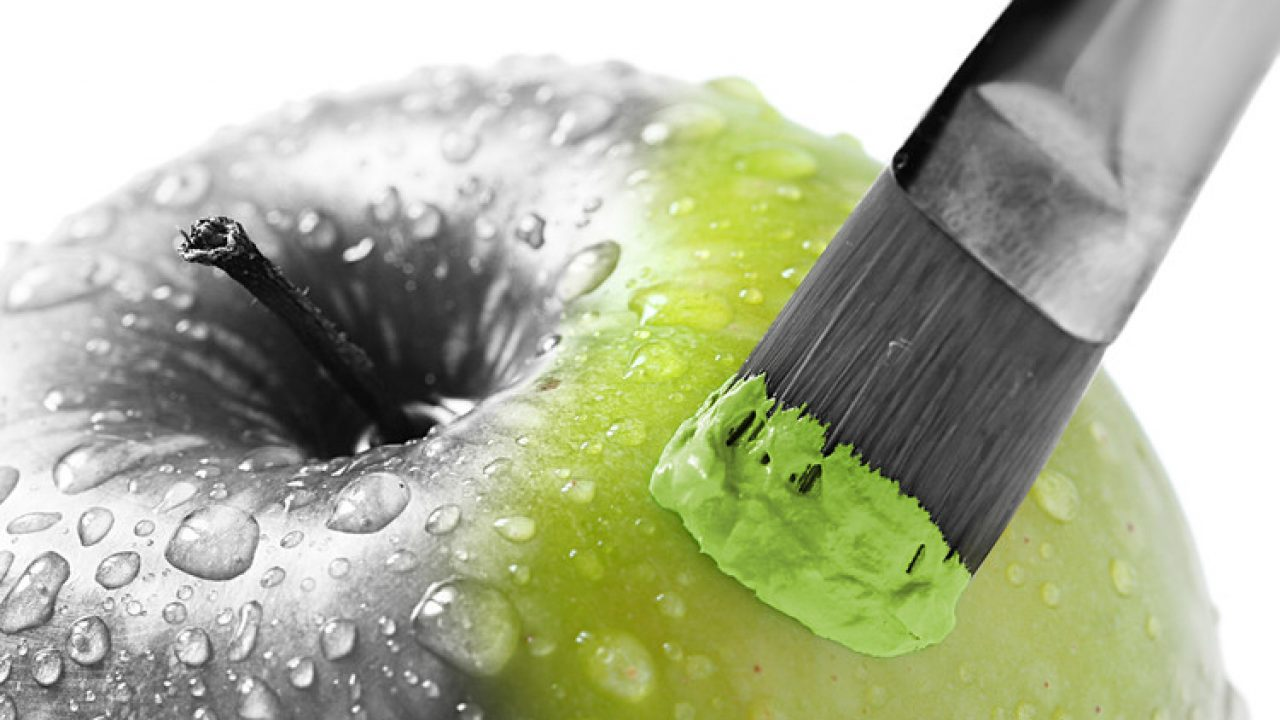
#> input picture mixExercises/img/imagen1.jpg, 1280 x 720 px
$ python library.py
#> lines starting #> are read from the running program, lines starting #| are printed output that depends on the picture
"""
Para instalar una nueva librería en nuestro entorno Python,
la ejecutamos desde nuestra terminal de Windows los siguientes comandos.
py -m pip install --upgrade pip
py -m pip install --upgrade Pillow
Una vez instalada abrimos Pycharm y usamos "from PIL import Image" para
usar nuestra librería
"""

#py -m pip install --upgrade pip
#py -m pip install --upgrade Pillow


from PIL import Image

im = Image.open('img/imagen1.jpg')
#> im is the input picture: PIL image 1280x720 RGB; mean R, G, B 174.4, 179.5, 153.7
print(im.size)
#| (1280, 720)
imnuevo = (500, 400)
im = im.resize(imnuevo)
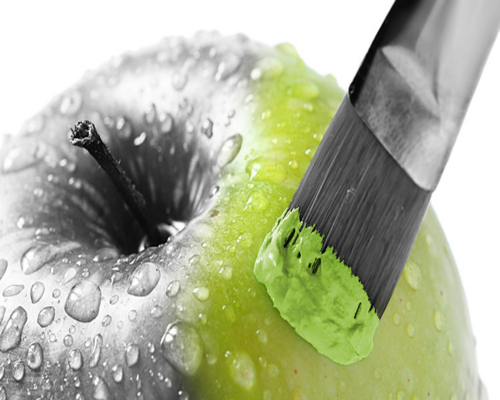
#> im: PIL image 500x400 RGB; mean R, G, B 174.4, 179.5, 153.7
print(im.size)
#| (500, 400)
im.show()

im = Image.open('img/imagen2.png')
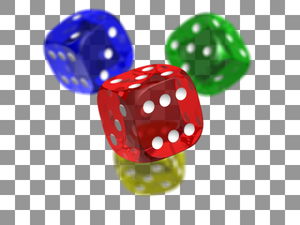
#> input picture mixExercises/img/imagen2.png, 300 x 225 px
#> im is the input picture: PIL image 300x225 RGBA; mean R, G, B, A 173.6, 165.3, 166.7, 255
print(im.size)
#| (300, 225)
imnuevo = (400, 300)
im = im.resize(imnuevo)
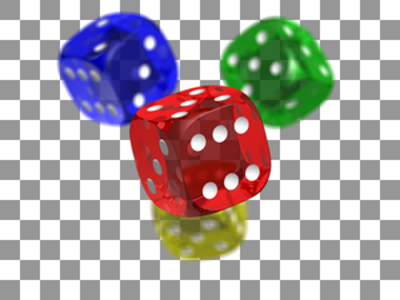
#> im: PIL image 400x300 RGBA; mean R, G, B, A 173.4, 165.2, 166.6, 255
print(im.size)
#| (400, 300)
im.show()

"""
Unas de las librerías para usar webscraping

Scrapy

Instalación con Scrapy:

Aunque es posible instalar Scrapy en Windows usando pip,
le recomendamos que instale Anaconda o Miniconda y
use el paquete del canal conda-forge,
lo que evitará la mayoría de los problemas de instalación.

Una vez que haya instalado Anaconda o Miniconda, instale Scrapy con:

#conda install -c conda-forge scrapy
o
#pip install scrapy -> en anaconda prompt


Para instalar Scrapy en Windows usando pip:

Advertencia

Este método de instalación requiere
"Microsoft Visual C ++" para instalar algunas dependencias de Scrapy,
lo que exige mucho más espacio en disco que Anaconda.
Descargue y ejecute Microsoft C ++ Build Tools para instalar Visual Studio Installer.


"""
#Aqui mismo está el método de la librería Scrapy
#En la carpeta Scrapy se encuentra unos recortes de pantalla de como se ha
# ejecutado Scrapy
#print(response.text)
#imagen adjuntas
